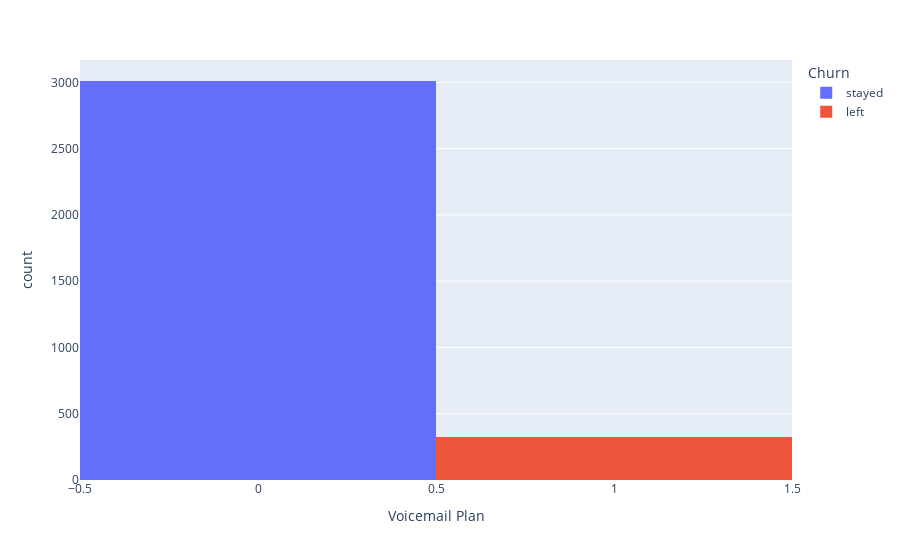

Notebook code for this chart:
### Code cell
px.histogram(data, x="Voicemail Plan", color="Churn")

### Figure 1 — Plotly figure (JSON) as saved in the notebook; plotly's stock layout.template omitted (floating-point values rounded to 4 significant figures; data arrays with more than 128 entries replaced by an {"elided": "..."} marker saying what was removed)
{"data": [{"alignmentgroup": "True", "bingroup": "x", "hovertemplate": "Churn=stayed<br>Voicemail Plan=%{x}<br>count=%{y}<extra></extra>", "legendgroup": "stayed", "marker": {"color": "#636efa"}, "name": "stayed", "offsetgroup": "stayed", "orientation": "v", "showlegend": true, "type": "histogram", "x": {"elided": "3010 int values"}, "xaxis": "x", "yaxis": "y"}, {"alignmentgroup": "True", "bingroup": "x", "hovertemplate": "Churn=left<br>Voicemail Plan=%{x}<br>count=%{y}<extra></extra>", "legendgroup": "left", "marker": {"color": "#EF553B"}, "name": "left", "offsetgroup": "left", "orientation": "v", "showlegend": true, "type": "histogram", "x": {"elided": "323 int values"}, "xaxis": "x", "yaxis": "y"}], "layout": {"barmode": "relative", "legend": {"title": {"text": "Churn"}, "tracegroupgap": 0}, "margin": {"t": 60}, "xaxis": {"anchor": "y", "domain": [0, 1], "title": {"text": "Voicemail Plan"}}, "yaxis": {"anchor": "x", "domain": [0, 1], "title": {"text": "count"}}}}
